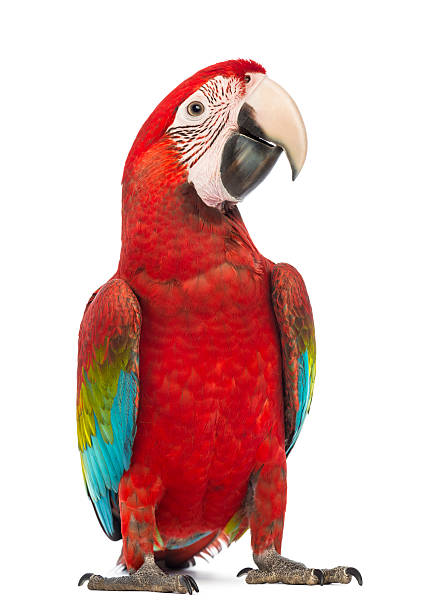
#> input picture p10-lineas-borde--va-0133/loro_0133.jpg, 443 x 612 px, found by its file name
$ python p10-lineas-bordes-0133.py
#> lines starting #> are read from the running program, lines starting #| are printed output that depends on the picture; after the words box and inside, x2 and y2 are one past the last pixel; in counts of white or black regions, pixels touching at a corner belong together
import os
import cv2
import numpy as np

print("Karla Saenz 0133 NL 52")

# Directorio base del script
dir_script = os.path.dirname(os.path.abspath(__file__))
os.chdir(dir_script)

nombres_imagen = ["loro_0133.jpg", "loro.jpg", "loro_0133.png", "loro.png"]

rutas_a_buscar = []
for nombre in nombres_imagen:
    rutas_a_buscar.append(os.path.join(dir_script, "imagenes", nombre))
    rutas_a_buscar.append(os.path.join(dir_script, "..", "imagenes", nombre))
    rutas_a_buscar.append(os.path.join(os.getcwd(), "imagenes", nombre))
    rutas_a_buscar.append(os.path.join(os.getcwd(), nombre))

imagen = None
for ruta in rutas_a_buscar:
    if os.path.exists(ruta):
        imagen = cv2.imread(ruta)
#> imagen is the input picture: shape (612, 443, 3); mean B, G, R 186.6, 188.8, 222.4
        if imagen is not None:
            break

if imagen is None:
    print("Error: No se encontro el archivo de la imagen del loro.")
    exit()

# 1. Convertir a escala de grises
gris = cv2.cvtColor(imagen, cv2.COLOR_BGR2GRAY)
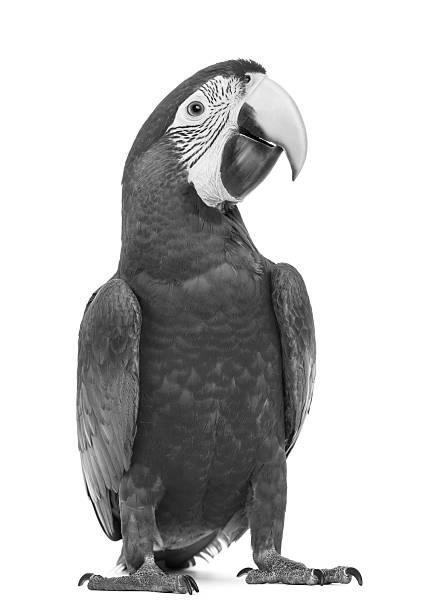
#> gris: shape (612, 443); min 0, max 255, mean 198.6

# 2. Detección de bordes mediante Canny
bordes = cv2.Canny(gris, 50, 150)
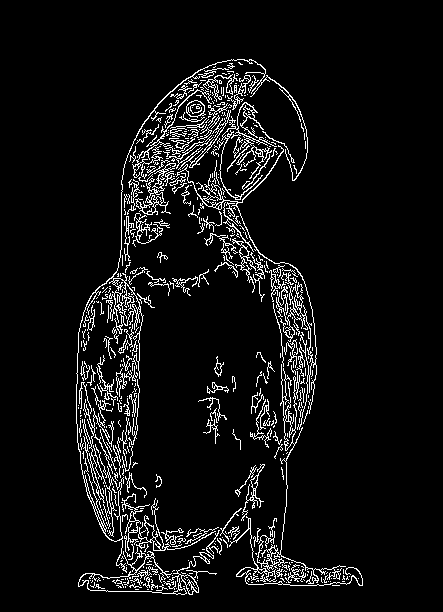
#> bordes: shape (612, 443); 6.6% white in thin lines or dots, all inside (x1, y1, x2, y2) = (76, 59, 363, 595)

# 3. Configuración Base (Líneas Rojas)
lineas_base = cv2.HoughLinesP(
    bordes,
    1,
    np.pi / 180,
    threshold=50,
    minLineLength=50,
    maxLineGap=10
)
#> lineas_base = 187 rows, first 6: [173, 188, 209, 65], [148, 229, 155, 128], [112, 409, 134, 293], [126, 419, 136, 358], [149, 230, 174, 88], [135, 412, 138, 361]

resultado_base = imagen.copy()
if lineas_base is not None:
    for linea in lineas_base:
        x1, y1, x2, y2 = linea[0] if len(linea.shape) > 1 else linea
        cv2.line(resultado_base, (int(x1), int(y1)), (int(x2), int(y2)), (0, 0, 255), 2)
#> this loop made 187 passes
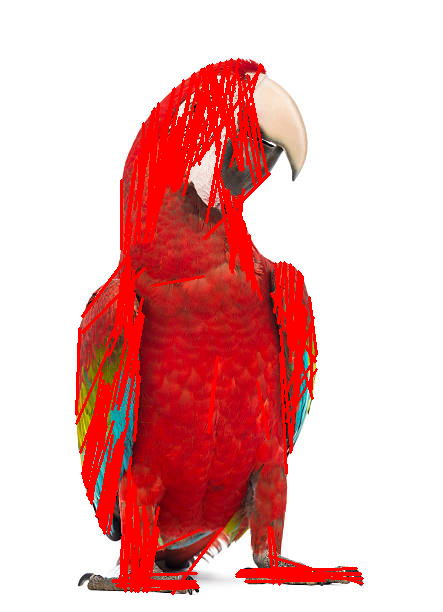
#> resultado_base: shape (612, 443, 3); 11.27% of pixels changed, all inside (x1, y1, x2, y2) = (75, 58, 364, 595)

# 4. Experimento: Líneas Cortas (Líneas Verdes)
lineas_exp2 = cv2.HoughLinesP(
    bordes,
    1,
    np.pi / 180,
    threshold=50,
    minLineLength=20,
    maxLineGap=10
)
#> lineas_exp2 = 394 rows, first 6: [173, 188, 209, 65], [93, 507, 101, 462], [148, 229, 155, 128], [126, 419, 136, 358], [149, 230, 174, 88], [135, 412, 138, 361]

resultado_exp2 = imagen.copy()
if lineas_exp2 is not None:
    for linea in lineas_exp2:
        x1, y1, x2, y2 = linea[0] if len(linea.shape) > 1 else linea
        cv2.line(resultado_exp2, (int(x1), int(y1)), (int(x2), int(y2)), (0, 255, 0), 2)
#> this loop made 394 passes
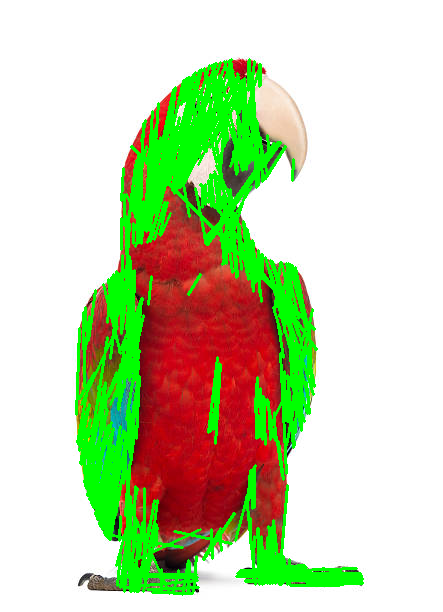
#> resultado_exp2: shape (612, 443, 3); 15.34% of pixels changed, all inside (x1, y1, x2, y2) = (75, 58, 364, 596)

# Guardar resultado en carpeta local
dir_resultados = os.path.join(dir_script, "resultados")
os.makedirs(dir_resultados, exist_ok=True)
cv2.imwrite(os.path.join(dir_resultados, "ejemplo1_lineas_0133.jpg"), resultado_base)

# 5. Desplegar solo las 4 ventanas deseadas
cv2.imshow("1. Imagen Original (Loro)", imagen)
cv2.imshow("2. Bordes Canny", bordes)
cv2.imshow("3. Lineas Detectadas (Base - Rojas)", resultado_base)
cv2.imshow("4. Experimento (Lineas Cortas - Verdes)", resultado_exp2)

cv2.waitKey(0)
cv2.destroyAllWindows()
print("Karla Saenz 0133 NL 52")
